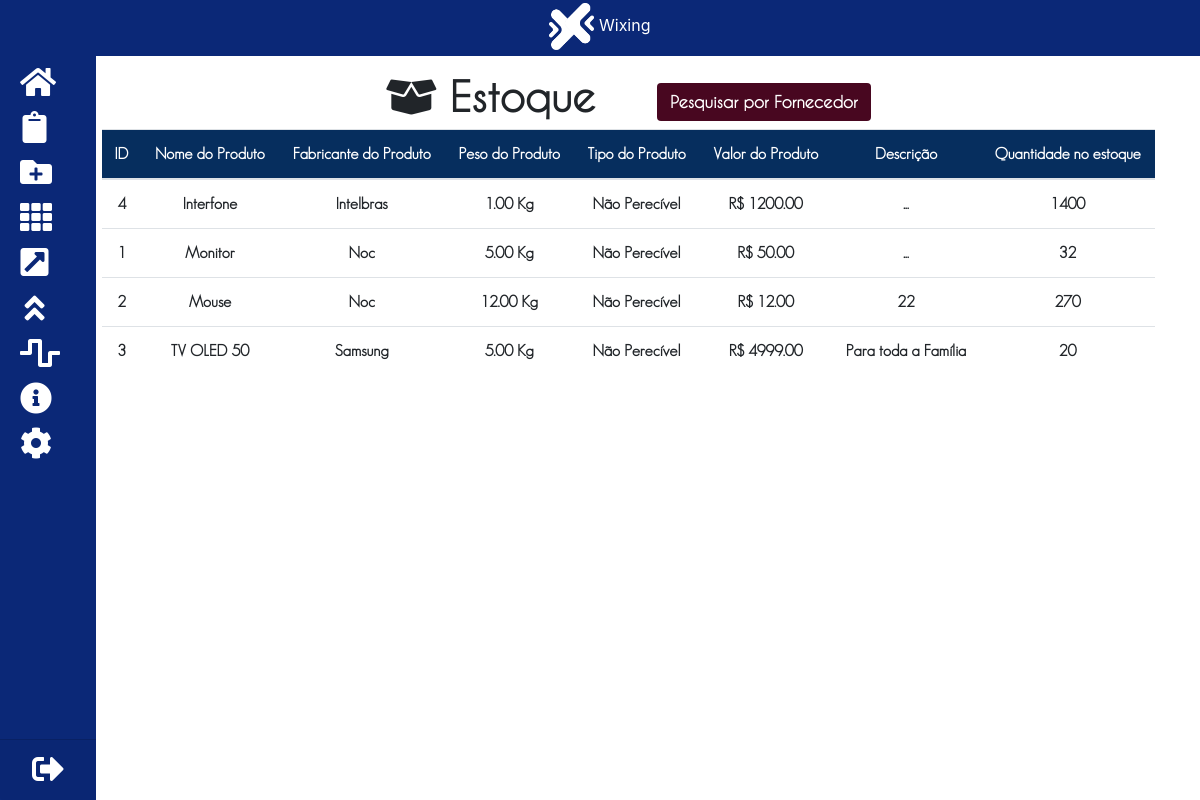
Screenshot of /estoque.php (signed in) with the database file from the repository.
### tables this page shows
CREATE TABLE `produtos` (
  `id` int(11) NOT NULL auto_increment,
  `nome` varchar(50) NOT NULL,
  `peso` float(20,2) NOT NULL,
  `tipo_produto` varchar(20) NOT NULL,
  `valor_produto` float(20,2) NOT NULL,
  `descricao` varchar(250) NOT NULL,
  `idFornFK` int(11) NOT NULL,
  `quant` int(11) NOT NULL default '0',
  PRIMARY KEY  (`id`),
  KEY `idFornFK` (`idFornFK`),
  CONSTRAINT `idFornFK` FOREIGN KEY (`idFornFK`) REFERENCES `fornecedor` (`idForn`)
);

CREATE TABLE `fornecedor` (
  `idForn` int(11) NOT NULL auto_increment,
  `nomeForn` varchar(70) NOT NULL,
  `cnpj` varchar(30) NOT NULL,
  PRIMARY KEY  (`idForn`),
  UNIQUE KEY `cnpj` (`cnpj`),
  UNIQUE KEY `nome` (`nomeForn`)
);

### estoque.php (the view, shortened to what this page needs)
<?php
    include_once '_includes/arqCima.php';
?>
    <div id="conteudo"  style="height: 100vh; padding-bottom: 5vh;" class="container">
        <div class="row">
            <div class="col-md-12 text-center mt-2">
                <h1><strong><i class="fas fa-box-open"></i> Estoque</strong> <button data-toggle="modal" data-target="#FornSearchAll" data- class="btn ml-5" style="background-color: #480720; color: white"><strong>Pesquisar por Fornecedor</strong></button></h1>
            </div>
        </div>
        <div class="row">
            <div class="col-md-12">
                <table style="cursor: default" class="table  table-hover ">
                    <thead class="text-center" style="background-color:#062e5e; color: white">
                        <th>ID</th>
                        <th>Nome do Produto</th>
                        <th>Fabricante do Produto</th>
                        <th>Peso do Produto</th>
                        <th>Tipo do Produto</th>
                        <th>Valor do Produto</th>
                        <th>Descrição</th>
                        <th>Quantidade no estoque</th>
                    </thead>
                    <tbody style="font-weight: bold" class="text-center">
                        <?php
                                include_once '_sqlC/listarEstoque.php';
                        ?>
                    </tbody>
                </table>
            </div>
        </div>
    </div>
<?php
    include_once '_includes/arqBaixo.php';
?>

### _sqlC/listarEstoque.php (shortened to what this page needs)
<?php
    include_once 'conexao.php';
    $cmd =  "SELECT * FROM produtos,fornecedor WHERE idFornFK = idForn ORDER BY nome";
    $sql = mysqli_query($conn, $cmd);
    $sql1 = mysqli_query($conn, $cmd);
    $qnt = 0;
    while ($sql->fetch_assoc()) {
        $qnt++;
    }
    if ($qnt>0) {
        while ($dados = $sql1->fetch_assoc()) {
           $idP = $dados['id'];
           $nomeP = $dados['nome'];
           $nomeForn = mb_convert_case($dados['nomeForn'], MB_CASE_TITLE, 'UTF-8');
           $pesoP = $dados['peso'];
           $tipo_p = $dados['tipo_produto'];
           $valor_p = $dados['valor_produto'];
           $descricaoP = $dados['descricao'];
           $quant = $dados['quant'];
            echo "
                <tr>
                    <td> $idP </td>
                    <td> $nomeP </td>
                    <td> $nomeForn </td>
                    <td> $pesoP Kg</td>
                    <td> $tipo_p </td>
                    <td>R$ $valor_p </td>
                    <td> $descricaoP </td>
                    <td> $quant
                </tr>
            ";
        }
    }else {
        echo "
            <tr  class='text-center'>
                <td colspan='8'> <h5>Nenhum valor foi encontrado! Inisira alguns produtos para o estoque dos mesmos!</h5>
            </tr>
        ";
    }
?>

### _includes/arqCima.php (style rules this page uses)
div#conteudo { padding-top: 8vh; padding-left: 6vw; font-family: "FontePrincipal"; }
div#conteudo { -webkit-animation: fadeIn .9s ease-in-out; -moz-animation: fadeIn .9s ease-in-out; -o-animation: fadeIn .9s ease-in-out; animation: fadeIn .9s ease-in-out; }
table.table { font-family: 'FontePrincipalTabela'; }

### rows the page displays
produtos: id "4", nome "Interfone", idFornFK.nomeForn "Intelbras", peso "1.00", tipo_produto "Não Perecível", valor_produto "1200.00", descricao "...", quant "1400"
produtos: id "1", nome "Monitor", idFornFK.nomeForn "Noc", peso "5.00", tipo_produto "Não Perecível", valor_produto "50.00", descricao "...", quant "32"
produtos: id "2", nome "Mouse", idFornFK.nomeForn "Noc", peso "12.00", tipo_produto "Não Perecível", valor_produto "12.00", descricao "22", quant "270"
produtos: id "3", nome "TV OLED 50", idFornFK.nomeForn "Samsung", peso "5.00", tipo_produto "Não Perecível", valor_produto "4999.00", descricao "Para toda a Família", quant "20"
